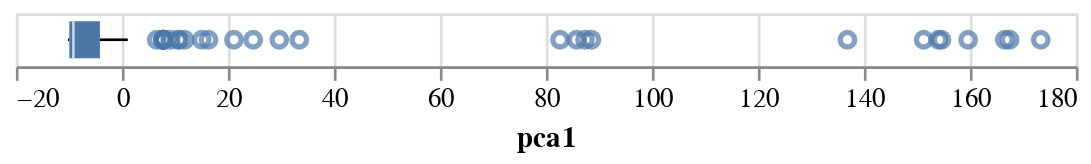

This figure's notebook cell:
### Code cell
alt.data_transformers.disable_max_rows()
alt.Chart(merged_pca_df).mark_boxplot().encode(
    x='pca1:Q',
    tooltip = ["strain"]
)

### Figure 1 — Vega-Lite specification as saved in the notebook (floating-point values rounded to 4 significant figures; data arrays with more than 128 entries replaced by an {"elided": "..."} marker saying what was removed)
{"config": {"view": {"continuousWidth": 400, "continuousHeight": 300}}, "data": {"name": "data-e5c30d0cec05dd4f93a20106fe95b457"}, "mark": "boxplot", "encoding": {"tooltip": [{"type": "nominal", "field": "strain"}], "x": {"type": "quantitative", "field": "pca1"}}, "$schema": "https://vega.github.io/schema/vega-lite/v4.8.1.json", "datasets": {"data-e5c30d0cec05dd4f93a20106fe95b457": {"elided": "262 records"}}}
